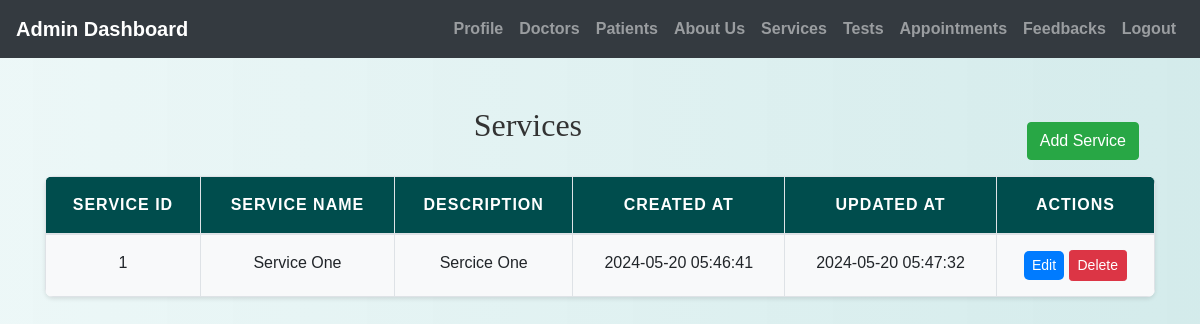
/admin/view_services.php (signed in), run on the app's committed database.
### tables this page shows
CREATE TABLE `services` (
  `service_id` int(11) NOT NULL,
  `service_name` varchar(255) NOT NULL,
  `description` text DEFAULT NULL,
  `created_at` timestamp NOT NULL DEFAULT current_timestamp(),
  `updated_at` timestamp NOT NULL DEFAULT current_timestamp() ON UPDATE current_timestamp()
);

### admin/view_services.php (the view, shortened to what this page needs)
<?php
include('config.php');
$sql = "SELECT * FROM services";
$result = mysqli_query($conn, $sql);
?>
<!DOCTYPE html>
<html>
<head>
    <link rel="stylesheet" href="https://maxcdn.bootstrapcdn.com/bootstrap/4.5.2/css/bootstrap.min.css">
    <link rel="stylesheet" href="../css/style.css">
</head>
<body>
<?php include('admin_navbar.php'); ?>
<div class="container mt-5">
<a href="add_services.php" class="m-3 float-right btn btn-success">Add Service</a>
    <h2>Services</h2>
    <table class="table">
        <thead>
            <tr>
                <th>Service ID</th>
                <th>Service Name</th>
                <th>Description</th>
                <th>Created At</th>
                <th>Updated At</th>
                <th>Actions</th>
            </tr>
        </thead>
        <tbody>
            <?php while ($row = mysqli_fetch_assoc($result)): ?>
                <tr>
                    <td><?php echo $row['service_id']; ?></td>
                    <td><?php echo htmlspecialchars($row['service_name']); ?></td>
                    <td><?php echo htmlspecialchars($row['description']); ?></td>
                    <td><?php echo $row['created_at']; ?></td>
                    <td><?php echo $row['updated_at']; ?></td>
                    <td>
                        <a href="edit_service.php?service_id=<?php echo $row['service_id']; ?>" class="btn btn-primary btn-sm">Edit</a>
                        <a href="?delete_service_id=<?php echo $row['service_id']; ?>" class="btn btn-danger btn-sm" onclick="return confirm('Are you sure you want to delete this service?')">Delete</a>
                    </td>
                </tr>
            <?php endwhile; ?>
        </tbody>
    </table>
</div>
</body>
</html>

### css/style.css (style rules this page uses)
body { background: linear-gradient(90deg, rgba(233, 246, 246, 0.831), rgba(207, 233, 233, 0.9)); font-family: 'Arial', sans-serif; color: #333; line-height: 1.6; }
h1, h2, h3, h4 { text-align: center; margin-top: 30px; margin-bottom: 30px; font-family: 'Georgia', serif; }
.container { margin-bottom: 40px; }
.table { width: 100%; border-collapse: collapse; margin-top: 20px; font-size: 16px; background-color: #ffffff; border-radius: 8px; overflow: hidden; box-shadow: 0 2px 4px rgba(0, 0, 0, 0.1); }
.table th, .table td { padding: 15px; border: 1px solid #dee2e6; text-align: center; }
.table thead th { background-color: #004d4d; color: white; font-weight: bold; text-transform: uppercase; letter-spacing: 1px; }
.table tbody tr:nth-child(odd) { background-color: #f8f9fa; }
.btn-primary { color: #fff; border: none; border-radius: 5px; cursor: pointer; transition: background-color 0.3s ease; }
a { color: #006666; text-decoration: none; font-weight: bold; }

### data on the page
services: service_id "1", service_name "Service One", description "Sercice One", created_at "2024-05-20 05:46:41", updated_at "2024-05-20 05:47:32"
